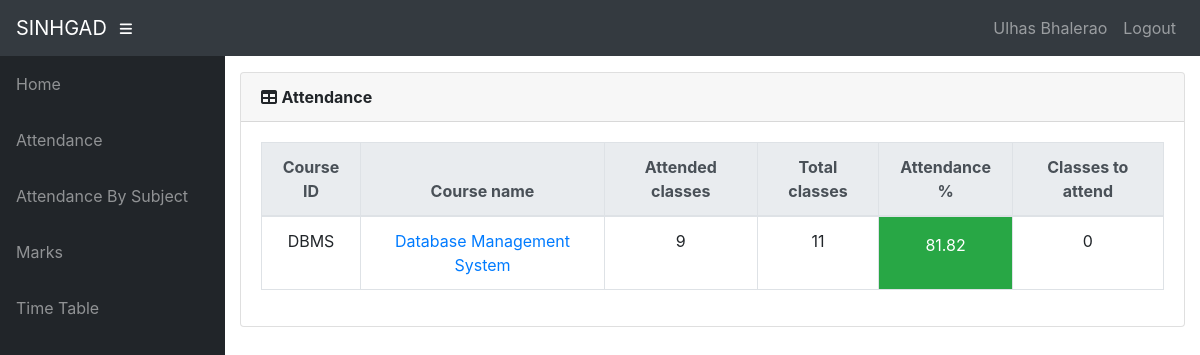
Screenshot of /info/student/S191038/attendance/ (signed in) with the database file from the repository.
### info/models.py (models this page shows, shortened)
class User(AbstractUser):
    @property
    def is_student(self):
        if hasattr(self, 'student'):
            return True
        return False

class Student(models.Model):
    user = models.OneToOneField(User, on_delete=models.CASCADE, null=True)
    class_id = models.ForeignKey(Class, on_delete=models.CASCADE, default=1)
    USN = models.CharField(primary_key='True', max_length=100)
    name = models.CharField(max_length=200)
    sex = models.CharField(max_length=50, choices=sex_choice, default='Male')
    DOB = models.DateField(default='1998-01-01')
    def __str__(self):
        return self.name

class AttendanceTotal(models.Model):
    course = models.ForeignKey(Course, on_delete=models.CASCADE)
    student = models.ForeignKey(Student, on_delete=models.CASCADE)
    class Meta:
        unique_together = (('student', 'course'),)
    @property
    def att_class(self):
        stud = Student.objects.get(name=self.student)
        cr = Course.objects.get(name=self.course)
        att_class = Attendance.objects.filter(course=cr, student=stud, status='True').count()
        return att_class
    @property
    def total_class(self):
        stud = Student.objects.get(name=self.student)
        cr = Course.objects.get(name=self.course)
        total_class = Attendance.objects.filter(course=cr, student=stud).count()
        return total_class
    @property
    def attendance(self):
        stud = Student.objects.get(name=self.student)
        cr = Course.objects.get(name=self.course)
        total_class = Attendance.objects.filter(course=cr, student=stud).count()
        att_class = Attendance.objects.filter(course=cr, student=stud, status='True').count()
        if total_class == 0:
            attendance = 0
        else:
            attendance = round(att_class / total_class * 100, 2)
        return attendance
    @property
    def classes_to_attend(self):
        stud = Student.objects.get(name=self.student)
        cr = Course.objects.get(name=self.course)
        total_class = Attendance.objects.filter(course=cr, student=stud).count()
        att_class = Attendance.objects.filter(course=cr, student=stud, status='True').count()
        cta = math.ceil((0.75 * total_class - att_class) / 0.25)
        if cta < 0:
            return 0
        return cta

class Course(models.Model):
    dept = models.ForeignKey(Dept, on_delete=models.CASCADE)
    id = models.CharField(primary_key='True', max_length=50)
    name = models.CharField(max_length=50)
    shortname = models.CharField(max_length=50, default='X')
    def __str__(self):
        return self.name

### info/views.py (the view)
# urls.py: path('attendance/', api_view.AttendanceView.as_view()),
@login_required()
def attendance(request, stud_id):
    stud = Student.objects.get(USN=stud_id)
    ass_list = Assign.objects.filter(class_id_id=stud.class_id)
    att_list = []
    for ass in ass_list:
        try:
            a = AttendanceTotal.objects.get(student=stud, course=ass.course)
        except AttendanceTotal.DoesNotExist:
            a = AttendanceTotal(student=stud, course=ass.course)
            a.save()
        att_list.append(a)
    return render(request, 'info/attendance.html', {'att_list': att_list})

### info/templates/info/attendance.html
{% extends 'info/base.html' %}
    {% load static %}
    {% block content %}
                  <div class="card mb-3">
            <div class="card-header">
              <i class="fas fa-table"></i>
            <b>Attendance</b></div>
            <div class="card-body">
              <div class="table-responsive">
                <table class="table table-bordered text-center" id="dataTable" width="100%" cellspacing="0">
                  <thead class="thead-light ">
                    <tr>
                        <th>Course ID</th>
                        <th>Course name</th>
                        <th>Attended classes</th>
                        <th>Total classes</th>
                        <th>Attendance %</th>
                        <th>Classes to attend</th>
                    </tr>
                  </thead>
                  <tbody>
                    {% for a in att_list %}
                    <tr>
                        <td>{{ a.course_id }}</td>
                        <td><a href="{% url 'attendance_detail' a.student.USN a.course.id %}">{{a.course.name}}</a></td>
                        <td>{{ a.att_class }}</td>
                        <td>{{ a.total_class }}</td>
                        {% if a.attendance < 75 %}
                            <td class="p-3 mb-2 bg-danger text-white">{{ a.attendance }}</td>
                        {% else %}
                            <td class="p-3 mb-2 bg-success text-white">{{ a.attendance }}</td>
                        {% endif %}
                        <td>{{ a.classes_to_attend }}</td>
                    </tr>
                    {% empty %}
                            <p>student has no courses</p>
                    {% endfor %}
                  </tbody>
                </table>
              </div>
            </div>
          </div>
    {% endblock %}

### info/templates/info/base.html (shortened to what this page needs)
<!DOCTYPE html>
<html lang="en">
  <head>
      {% load static %}
    <link href="{% static '/info/bootstrap/vendor/bootstrap/css/bootstrap.min.css' %}" rel="stylesheet">
    <link href="{% static '/info/bootstrap/vendor/fontawesome-free/css/all.min.css' %}" rel="stylesheet" type="text/css">
    <link href="{% static '/info/bootstrap/vendor/datatables/dataTables.bootstrap4.css' %}" rel="stylesheet">
    <link href="{% static '/info/bootstrap/css/sb-admin.css' %}" rel="stylesheet">
  </head>
  <body id="page-top">
    <nav class="navbar navbar-expand navbar-dark bg-dark static-top">
      <a class="navbar-brand mr-1" href="{% url 'index' %}">SINHGAD</a>
      <button class="btn btn-link btn-sm text-white order-1 order-sm-0" id="sidebarToggle" href="#">
        <i class="fas fa-bars"></i>
      </button>
        <div class="collapse navbar-collapse" id="navbarResponsive">
          <ul class="navbar-nav ml-auto">
            <li class="nav-item">
                {% if request.user.is_student %}
                    <a class="nav-link text-capitalize">{{ request.user.student.name }}</a>
                {% elif request.user.is_teacher %}
                    <a class="nav-link text-capitalize">{{ request.user.teacher.name }}</a>
                {% endif %}
            </li>
            <li class="nav-item">
                <a class="nav-link" href="#" data-toggle="modal" data-target="#logoutModal">Logout</a>
            </li>
          </ul>
        </div>
    </nav>
    <div id="wrapper">
      <ul class="sidebar navbar-nav">
            <li class="nav-item">
              <a class="nav-link" href="{% url 'index' %}">
                <span>Home</span>
              </a>
            </li>
        {% if request.user.is_student %}
            <li class="nav-item">
              <a class="nav-link" href="{% url 'attendance' request.user.student.USN %}">
                <span>Attendance</span>
              </a>
            </li>
            <li class="nav-item">
              <a class="nav-link" href="{% url 'attendance' request.user.student.USN %}">
                <span>Attendance By Subject</span>
              </a>
            </li>
            <li class="nav-item">
              <a class="nav-link" href="{% url 'marks_list' request.user.student.USN %}">
                <span>Marks</span>
              </a>
            </li>
              <li class="nav-item">
              <a class="nav-link" href="{% url 'timetable' request.user.student.class_id_id %}">
                <span>Time Table</span>
              </a>
            </li>
        {% endif %}
      </ul>
      <div id="content-wrapper">
        <div class="container-fluid">
            {% block content %}
            {% endblock %}
        </div>
      </div>
    </div>
  </body>
</html>

### rows the page displays
User: user.student.name "Ulhas Bhalerao"
AttendanceTotal: course_id "DBMS", course.name "Database Management System", att_class "9", total_class "11", attendance "81.82", classes_to_attend "0"
